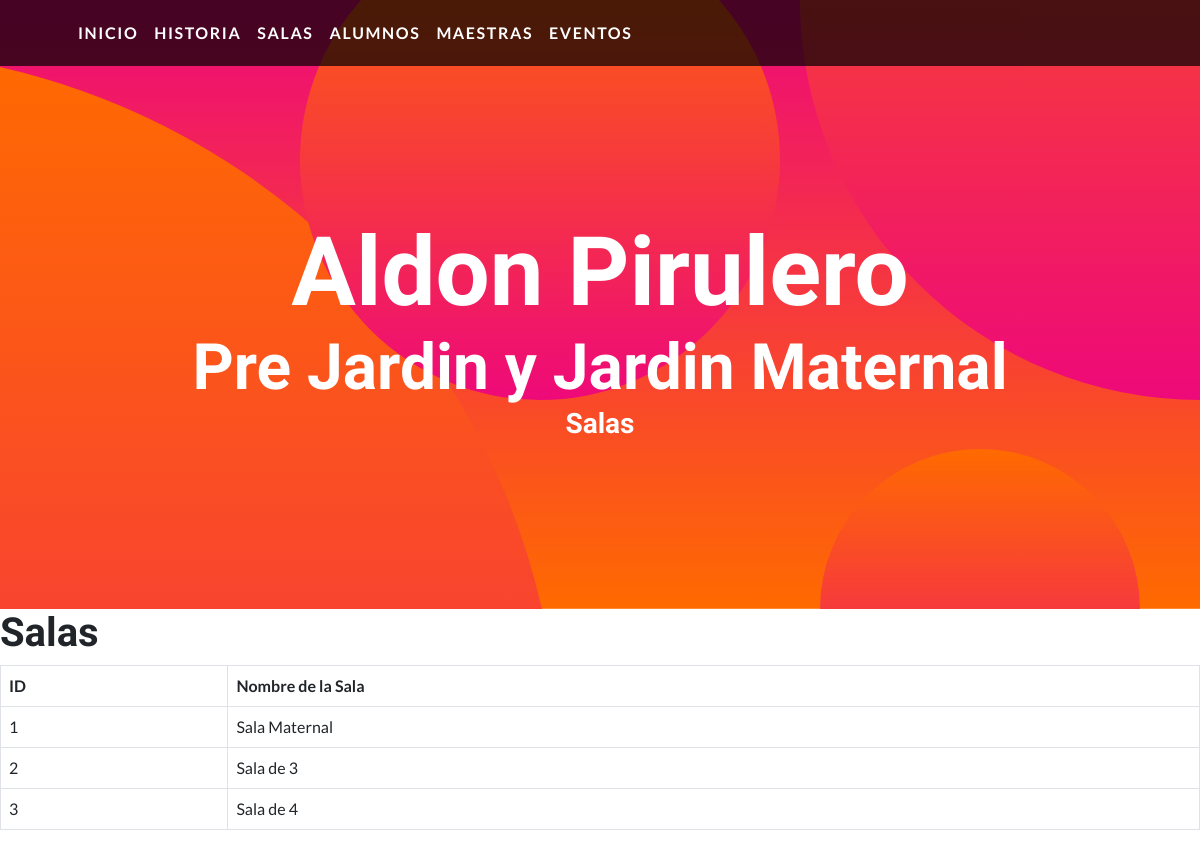
Screenshot of /salas/ with the database file from the repository.
### aplicacion/models.py (models this page shows, shortened)
class Sala(models.Model):
    nombre=models.CharField(max_length=50)
    class Meta:
        ordering=['nombre']

### aplicacion/views.py (the view)
# urls.py: path('salas/', salas, name="salas"),
def salas(request):
    contexto = {'salas': Sala.objects.all(), 'titulo': 'Salas'}
    return render(request,"aplicacion/salas.html", contexto)

### aplicacion/templates/aplicacion/salas.html (shortened to what this page needs)
{% extends 'aplicacion/base.html' %}
{% load static %}
{% block titulo %}
    Salas
{% endblock titulo %}
{% block contenido %}
<h1>{{titulo}}</h1>
<table class="table table-bordered">
    <thead>
        <tr class="table table-bordered">
            <th>ID</th>
            <th>Nombre de la Sala</th>
        </tr>
    </thead>
    <tbody>
{% for s in salas %}
    <tr>
        <td>{{ s.id }}</td>
        <td>{{ s.nombre }}</td>
    </tr>
{% endfor %}
    </table>
{% endblock contenido %}

### rows the page displays
Sala: id "1", nombre "Sala Maternal"
Sala: id "2", nombre "Sala de 3"
Sala: id "3", nombre "Sala de 4"

### other values shown
{{ titulo }} "Salas"
